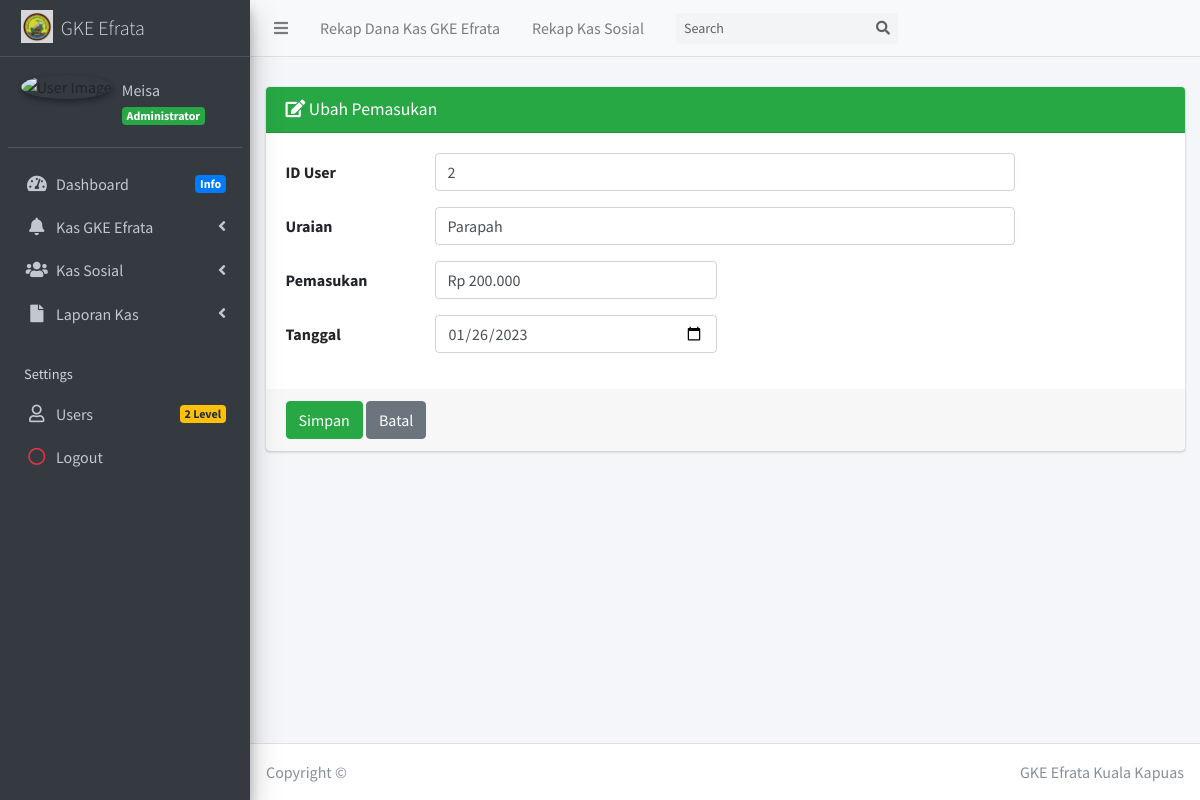
/?page=i_edit_km&kode=0 (signed in), run on the app's committed database.
### tables this page shows
CREATE TABLE `dana_kas` (
  `id_user` int(20) NOT NULL,
  `id_kas` int(11) NOT NULL,
  `tgl_kas` date NOT NULL,
  `uraian_kas` varchar(200) NOT NULL,
  `masuk` int(11) NOT NULL,
  `keluar` int(11) NOT NULL,
  `jenis` enum('Masuk','Keluar') NOT NULL,
  `waktu` timestamp NOT NULL DEFAULT current_timestamp() ON UPDATE current_timestamp()
);

### bendahara/efrata/in/edit_kas.php (the view, shortened to what this page needs)
<?php
    if(isset($_GET['kode'])){
        $sql_cek = "SELECT * FROM dana_kas WHERE id_kas='".$_GET['kode']."'";
        $query_cek = mysqli_query($koneksi, $sql_cek);
        $data_cek = mysqli_fetch_array($query_cek,MYSQLI_BOTH);
    }
?>
<div class="card card-success">
	<div class="card-header">
		<h3 class="card-title">
			<i class="fa fa-edit"></i> Ubah Pemasukan</h3>
	</div>
	<form action="" method="post" enctype="multipart/form-data">
		<div class="card-body">
<div class="form-group row">
				<label class="col-sm-2 col-form-label">ID User</label>
				<div class="col-sm-8">
					<input type="text" class="form-control" id="id_user" name="id_user" value="<?php echo $data_cek['id_user']; ?>"
					/>
				</div>
			</div>
			<div class="form-group row">
				<label class="col-sm-2 col-form-label">Uraian</label>
				<div class="col-sm-8">
					<input type="text" class="form-control" id="uraian_kas" name="uraian_kas" value="<?php echo $data_cek['uraian_kas']; ?>"
					/>
				</div>
			</div>
			<div class="form-group row">
				<label class="col-sm-2 col-form-label">Pemasukan</label>
				<div class="col-sm-4">
					<input type="text" class="form-control" id="masuk" name="masuk" value="Rp <?php echo number_format(($data_cek['masuk']),0,'','.')?>"
					/>
				</div>
			</div>
			<div class="form-group row">
				<label class="col-sm-2 col-form-label">Tanggal</label>
				<div class="col-sm-4">
					<input type="date" class="form-control" id="tgl_kas" name="tgl_kas" value="<?php echo $data_cek['tgl_kas']; ?>"
					/>
				</div>
			</div>
		</div>
		<div class="card-footer">
			<input type="submit" name="Ubah" value="Simpan" class="btn btn-success">
			<a href="?page=i_data_kas" title="Kembali" class="btn btn-secondary">Batal</a>
		</div>
	</form>
</div>

### data on the page
dana_kas: id_user "2", uraian_kas "Parapah", masuk "Rp 200.000", tgl_kas "01/26/2023"

### other printed values
$data_nama "Meisa"
$data_level "Administrator"
